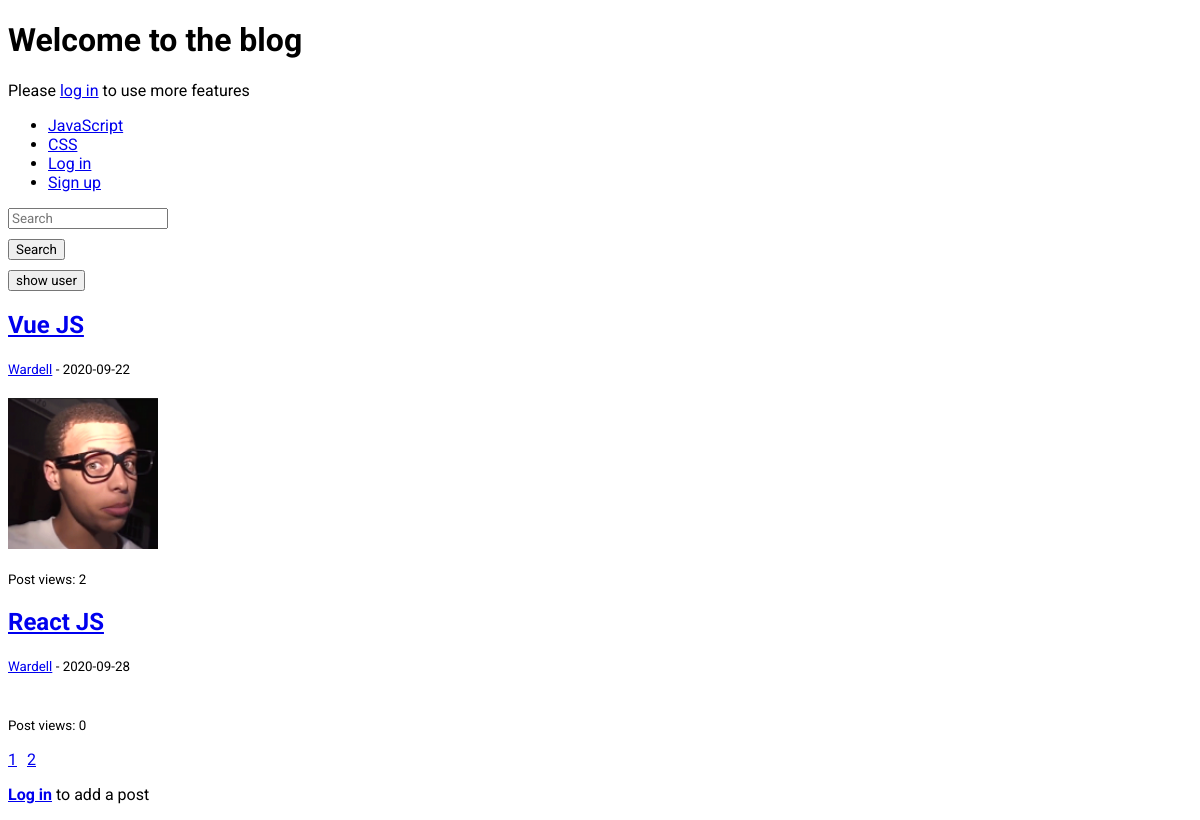
The page / on the database its author committed.
### tables this page shows
CREATE TABLE `categories` (
  `id` int(3) NOT NULL,
  `category_name` varchar(255) NOT NULL
);

CREATE TABLE `posts` (
  `id` int(3) NOT NULL,
  `post_author_id` int(3) NOT NULL,
  `post_category_id` int(3) NOT NULL,
  `post_title` varchar(255) NOT NULL,
  `post_content` text NOT NULL,
  `post_image` text NOT NULL,
  `post_date` date NOT NULL,
  `post_tags` varchar(255) NOT NULL,
  `post_comments_count` int(255) NOT NULL DEFAULT 0,
  `post_status` tinyint(4) NOT NULL DEFAULT 0,
  `post_views` int(255) NOT NULL DEFAULT 0
);

CREATE TABLE `users` (
  `id` int(3) NOT NULL,
  `user_name` varchar(255) NOT NULL,
  `user_email` varchar(255) NOT NULL,
  `user_password` varchar(255) NOT NULL,
  `user_isadmin` tinyint(1) NOT NULL DEFAULT 0
);

### includes/classloader.inc.php (called while the page is built, shortened)
<?php
function classLoader($className)
{
    $url = $_SERVER['HTTP_HOST'] . $_SERVER['REQUEST_URI'];
    $extension = ".class.php";
    if (strpos($url, "includes") !== false) {
        $path = "../classes/";
    } else {
        $path = "classes/";
    }
}

### classes/database.class.php (called while the page is built)
<?php
class Database
{
    private $host = "localhost";
    private $db_name = "cms";
    private $user = "root";
    private $password = "";
    protected function connect_db()
    {
        try {
            $dsn = "mysql:host=" . $this->host . ";dbname=" . $this->db_name;
            $connection = new PDO($dsn, $this->user, $this->password);
            $connection->setAttribute(PDO::ATTR_DEFAULT_FETCH_MODE, PDO::FETCH_ASSOC);
            $connection->setAttribute(PDO::ATTR_ERRMODE, PDO::ERRMODE_EXCEPTION);
            return $connection;
        } catch (PDOException $error) {
            echo "Connection failed" . $error->getMessage();
        }
    }
}

### classes/catemodel.class.php (called while the page is built, shortened)
<?php
class CateModel extends Database
{
    protected function fetchAllCate()
    {
        $sql = "SELECT * FROM categories";
        $query = $this->connect_db()->query($sql);
        $row = $query->fetchAll();
        return $row;
    }
}

### classes/cateview.class.php (called while the page is built, shortened)
<?php
class CateView extends CateModel
{
    public function displayAllCate()
    {
        return $this->fetchAllCate();
    }
}

### classes/postmodel.class.php (called while the page is built, shortened)
<?php
class PostModel extends Database
{
    protected function fetchPostPerPage()
    {
        if (isset($_GET['page'])) {
            $page = $_GET['page'] - 1;
            $post_per_page = 2;
            $sql = "SELECT posts.*, categories.category_name, users.user_name FROM posts, users, categories WHERE posts.post_author_id = users.id AND posts.post_category_id = categories.id LIMIT $page, $post_per_page";
            $query = $this->connect_db()->query($sql);
            $row = $query->fetchAll();
            return $row;
        } else {
            $sql = "SELECT posts.*, categories.category_name, users.user_name FROM posts, users, categories WHERE posts.post_author_id = users.id AND posts.post_category_id = categories.id LIMIT 0, 2";
            $query = $this->connect_db()->query($sql);
            $row = $query->fetchAll();
            return $row;
        }
    }
    protected function fetchPostCount()
    {
        $sql = "SELECT * FROM posts";
        if ($query = $this->connect_db()->query($sql)) {
            $num_row = $query->rowCount();
            return $num_row;
        }
    }
}

### classes/postview.class.php (called while the page is built, shortened)
<?php
class PostView extends PostModel
{
    public function displayPostPerPage()
    {
        return $this->fetchPostPerPage();
    }
    public function displayPagination()
    {
        return $this->fetchPostCount();
    }
}

### index.php (the view, shortened to what this page needs)
<?php
include 'includes/header.inc.php';
$postView = new PostView();
$postContr = new PostContr();
$cateView = new CateView();
?>
<header>
    <?php
    if (isset($_SESSION['logged_in'], $_SESSION['user_info'])) :
        $userinfo = $_SESSION['user_info'];
    ?>
        <h1>Welcome back, <?php echo $userinfo['user_name']; ?></h1>
    <?php
    else :
    ?>
        <h1>Welcome to the blog</h1>
        <p>Please <a href="login.php">log in</a> to use more features</p>
    <?php
    endif;
    ?>
</header>
<nav>
    <ul>
        <?php
        foreach ($cateView->displayAllCate() as $category_link) :
        ?>
            <li><a href="category.php?cate_name=<?php echo $category_link['category_name']; ?>"><?php echo $category_link['category_name']; ?></a></li>
            <?php
        endforeach;
        if (isset($_SESSION['logged_in'], $_SESSION['user_info'])) :
            $userinfo = $_SESSION['user_info'];
            if ($userinfo['user_isadmin'] == 1) :
            ?>
                <li><a href="admin.php">Admin Panel</a></li>
            <?php
            endif;
            ?>
            <li><a href="logout.php">Log out</a></li>
        <?php
        else :
        ?>
            <li><a href="login.php">Log in</a></li>
        <?php
        endif;
        ?>
        <li><a href="signup.php">Sign up</a></li>
    </ul>
</nav>
<section>
    <form action="search.php" method="post">
        <input type="search" name="search_post" placeholder="Search">
        <input type="submit" name="search_post_submit" value="Search">
    </form>
</section>
<button id="showUser">show user</button>
<section>
    <?php
    foreach ($postView->displayPostPerPage() as $post) :
        if ($post['post_status'] == 1) :
    ?>
            <h2>
                <a href="post.php?post_id=<?php echo $post['id']; ?>">
                    <?php echo $post['post_title']; ?>
                </a>
            </h2>
            <p><small><a href="user.php?user_id=<?php echo $post['post_author_id']; ?>"><?php echo $post['user_name']; ?></a><?php echo " - " . $post['post_date']; ?></small></p>
            <img class="imgs" src="img/<?php echo $post['post_image']; ?>" alt="">
            <p><small>Post views: <?php echo $post['post_views']; ?></small></p>
    <?php
        endif;
    endforeach;
    ?>
</section>
<section>
    <ul class="pagination">
        <?php
        for ($i = 0; $i < $postView->displayPagination() / 2; $i++) :
        ?>
            <li>
                <a href="<?php echo $_SERVER['PHP_SELF'] . '?page=' . ($i + 1); ?>"><?php echo $i + 1; ?></a>
            </li>
        <?php
        endfor;
        ?>
    </ul>
</section>
<section>
    <?php
    if (isset($_SESSION['logged_in'], $_SESSION['user_info'])) :
    ?>
        <h2>Add a post</h2>
        <form action="index.php" method="post" enctype="multipart/form-data">
            <input type="file" name="post_image">
            <input type="text" name="add_post[post_title]" placeholder="Post title">
            <select name="add_post[post_cate]">
                <option value="">-- Select Category --</option>
                <?php
                foreach ($cateView->displayAllCate() as $cate) :
                ?>
                    <option value="<?php echo htmlspecialchars($cate['id']); ?>"><?php echo $cate['category_name']; ?></option>
                <?php
                endforeach;
                ?>
            </select>
            <input type="text" name="add_post[post_tags]" placeholder="Post tags">
            <textarea name="add_post[post_content]" cols="30" rows="10" placeholder="Post content"></textarea>
            <input type="submit" value="Add" name="add_post_submit">
        </form>
    <?php
        $postContr->addPost();
    else :
    ?>
        <p><a href="login.php"><b>Log in</b></a> to add a post</p>
    <?php
    endif;
    ?>
</section>
<?php
include 'includes/footer.inc.php';
?>

### css/main.css (style rules this page uses)
* { font-family: "Roboto", sans-serif; }
img { display: block; width: 150px; margin: 20px 0; }
input, textarea, select { display: block; margin-bottom: 10px; }
.pagination { display: flex; margin: 0; padding: 0; list-style: none; }
.pagination li { margin-right: 10px; }

### rows shown on the page
categories: category_name "JavaScript"
categories: category_name "CSS"
posts: post_title "Vue JS", post_author.user_name "Wardell", post_date "2020-09-22", post_image (picture), post_views "2"
posts: post_title "React JS", post_author.user_name "Wardell", post_date "2020-09-28", post_views "0"
